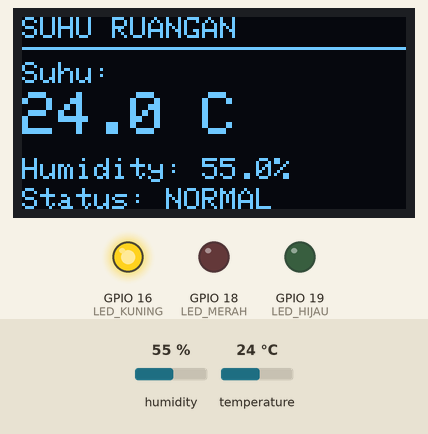
This sketch was run on a simulated ESP32. Shown: 128×64 one-colour display, output pins drawn as LEDs (lit = HIGH). The inputs (shaded band) are chosen by the test bench; at power-on: temperature 24 °C, humidity 55 %. What the sketch prints to the serial monitor is not drawn.

Above: at 2.6 s.
2.7 s: temperature set to 20.4 °C
At 7.0 s:
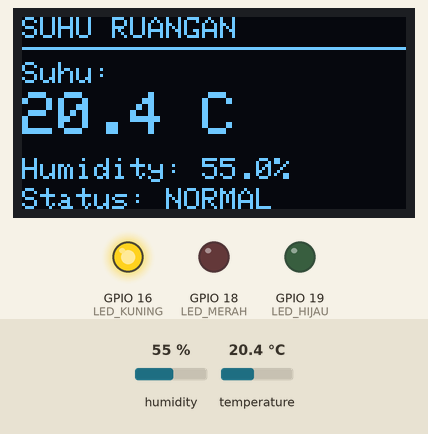
7.7 s: temperature set to 19.3 °C
At 11.3 s:
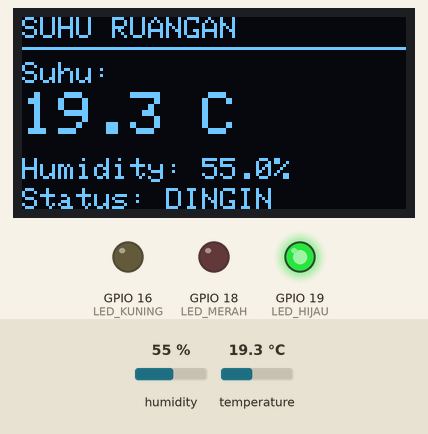
12.7 s: temperature set to 33 °C
At 14.3 s:
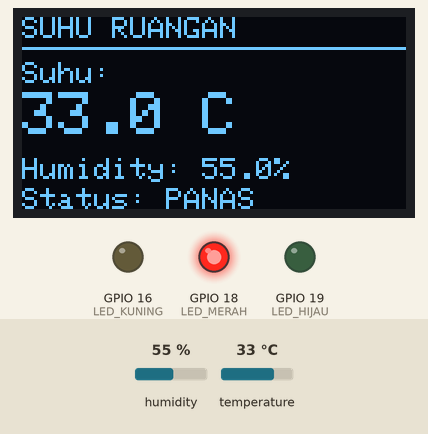
17.7 s: humidity set to 22 %
At 18.6 s:
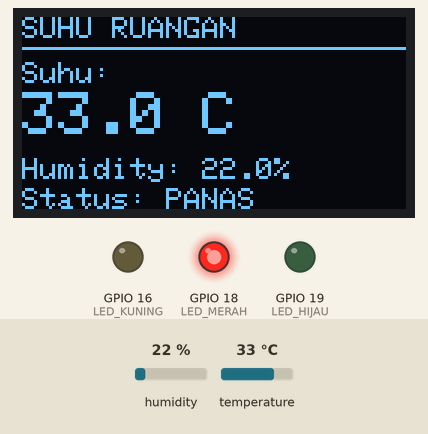
22.7 s: temperature set to 30.3 °C
At 27.0 s:
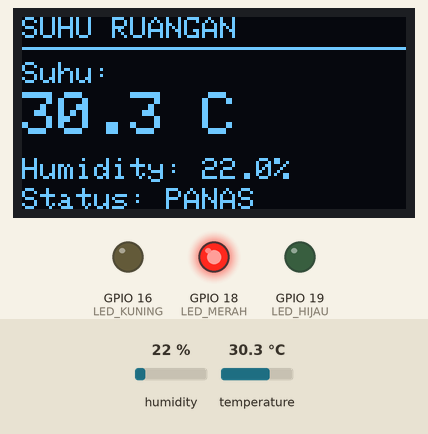
27.7 s: temperature set to 29.1 °C
At 31.3 s:
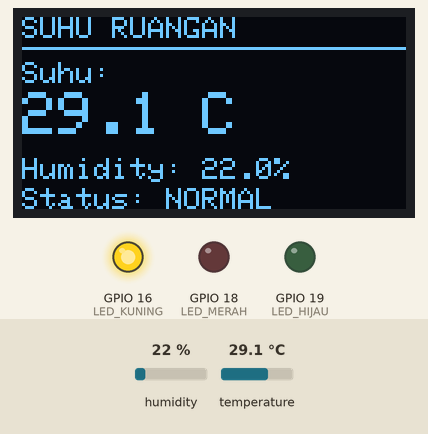
Timing chart, 0 to 32.8 s (numbered marks = the images above; inputs shaded):
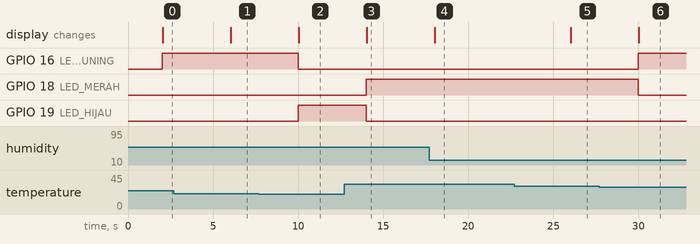

The sketch:

DHT22_OLED.ino
```cpp
#include <Wire.h>
#include <DHT.h>
#include <Adafruit_GFX.h>
#include <Adafruit_SSD1306.h>

// =============================
// PIN LED
// =============================
#define LED_MERAH 18
#define LED_HIJAU 19
#define LED_KUNING 16

// =============================
// SENSOR DHT22
// =============================
#define DHTPIN 4
#define DHTTYPE DHT22

DHT dht(DHTPIN, DHTTYPE);

// =============================
// OLED 0.96 INCH
// =============================
#define SCREEN_WIDTH 128
#define SCREEN_HEIGHT 64
#define OLED_RESET -1
#define OLED_ADDRESS 0x3C

#define OLED_SDA 27
#define OLED_SCL 26

Adafruit_SSD1306 display(
  SCREEN_WIDTH,
  SCREEN_HEIGHT,
  &Wire,
  OLED_RESET
);

// =============================
// BATAS SUHU
// =============================
const float BATAS_DINGIN = 20.0;
const float BATAS_PANAS = 30.0;

// =============================
// INTERVAL SENSOR
// =============================
unsigned long waktuDHT = 0;
const unsigned long intervalDHT = 2000;

// =============================
// VARIABEL SENSOR
// =============================
float suhu = 0;
float kelembapan = 0;

String kondisi = "NORMAL";

// =============================
// MATIKAN SEMUA LED
// =============================
void semuaMati() {

  digitalWrite(LED_MERAH, LOW);
  digitalWrite(LED_HIJAU, LOW);
  digitalWrite(LED_KUNING, LOW);

}

// =============================
// INDIKATOR SUHU
// =============================
void indikatorSuhu(float suhu) {

  semuaMati();

  if (suhu < BATAS_DINGIN) {

    digitalWrite(LED_HIJAU, HIGH);

    kondisi = "DINGIN";

  }

  else if (suhu < BATAS_PANAS) {

    digitalWrite(LED_KUNING, HIGH);

    kondisi = "NORMAL";

  }

  else {

    digitalWrite(LED_MERAH, HIGH);

    kondisi = "PANAS";

  }

}

// =============================
// TAMPILKAN OLED
// =============================
void tampilkanOLED() {

  display.clearDisplay();

  display.setTextColor(SSD1306_WHITE);

  // Judul
  display.setTextSize(1);

  display.setCursor(0, 0);
  display.println("SUHU RUANGAN");

  display.drawLine(
    0, 10,
    127, 10,
    SSD1306_WHITE
  );

  // Suhu
  display.setCursor(0, 15);

  display.print("Suhu:");

  display.setTextSize(2);

  display.setCursor(0, 25);

  display.print(suhu, 1);

  display.print(" C");

  // Kelembapan
  display.setTextSize(1);

  display.setCursor(0, 47);

  display.print("Humidity: ");

  display.print(kelembapan, 1);

  display.print("%");

  // Kondisi
  display.setCursor(0, 57);

  display.print("Status: ");

  display.print(kondisi);

  display.display();

}

// =============================
// SETUP
// =============================
void setup() {

  Serial.begin(115200);

  // LED
  pinMode(LED_MERAH, OUTPUT);
  pinMode(LED_HIJAU, OUTPUT);
  pinMode(LED_KUNING, OUTPUT);

  semuaMati();

  // Sensor DHT22
  dht.begin();

  // OLED I2C
  Wire.begin(OLED_SDA, OLED_SCL);

  if (!display.begin(
        SSD1306_SWITCHCAPVCC,
        OLED_ADDRESS)) {

    Serial.println("OLED gagal ditemukan!");

    while (true) {
      delay(100);
    }

  }

  // Tampilan awal OLED
  display.clearDisplay();

  display.setTextSize(1);
  display.setTextColor(SSD1306_WHITE);

  display.setCursor(0, 0);
  display.println("Sistem Suhu Ruangan");

  display.setCursor(0, 20);
  display.println("DHT22 + OLED");

  display.setCursor(0, 40);
  display.println("Memulai...");

  display.display();

  Serial.println("Sistem siap!");

  delay(1000);

}

// =============================
// LOOP
// =============================
void loop() {

  unsigned long sekarang = millis();

  // Baca sensor setiap 2 detik
  if (sekarang - waktuDHT >= intervalDHT) {

    waktuDHT = sekarang;

    suhu = dht.readTemperature();

    kelembapan = dht.readHumidity();

    // Cek sensor
    if (isnan(suhu) || isnan(kelembapan)) {

      Serial.println("Gagal membaca DHT22!");

      semuaMati();

      kondisi = "ERROR";

      display.clearDisplay();

      display.setTextSize(1);

      display.setCursor(0, 0);
      display.println("ERROR DHT22!");

      display.setCursor(0, 20);
      display.println("Cek kabel sensor");

      display.display();

      return;

    }

    // Indikator LED
    indikatorSuhu(suhu);

    // Serial Monitor
    Serial.print("Suhu: ");

    Serial.print(suhu, 1);

    Serial.print(" C | Kelembapan: ");

    Serial.print(kelembapan, 1);

    Serial.print(" %RH | Kondisi: ");

    Serial.println(kondisi);

    // Tampilkan data OLED
    tampilkanOLED();

    Serial.println("--------------------");

  }

}
```

Measured:
- the behaviour switches between 20 and 19.9 °C on temperature (found by bisection; images 1 and 2)
- the behaviour switches between 30 and 29.9 °C on temperature (found by bisection; images 5 and 6)
- after the input at 2.7 s, the display: changes after 3.3 s (image 1)
- after the input at 7.7 s, GPIO 16 (LED_KUNING): HIGH → LOW after 2.3 s; GPIO 19 (LED_HIJAU): LOW → HIGH after 2.3 s; the display: changes after 2.3 s (image 2)
- after the input at 12.7 s, GPIO 18 (LED_MERAH): LOW → HIGH after 1.3 s; GPIO 19 (LED_HIJAU): HIGH → LOW after 1.3 s; the display: changes after 1.3 s (image 3)
- after the input at 17.7 s, the display: changes after 0.33 s (image 4)
- after the input at 22.7 s, the display: changes after 3.3 s (image 5)
- after the input at 27.7 s, GPIO 16 (LED_KUNING): LOW → HIGH after 2.3 s; GPIO 18 (LED_MERAH): HIGH → LOW after 2.3 s; the display: changes after 2.3 s (image 6)
